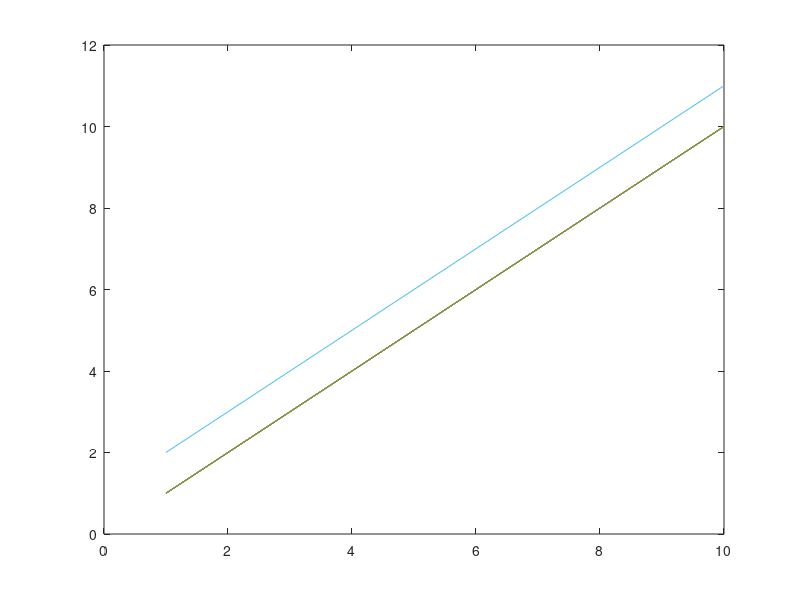

MATLAB code for this plot: (Note: this script raises an error after producing the figure.)
clear all;
close all;
clc;
addpath('fcn/aoa2');
addpath('fcn/old');
addpath('fcn/common');

data_file = '../02_v2lcDataGen/data/v2lcRun_sm3_comparisonSoA.mat';
T_s = 1/1e6; % sec
circuit_temperature = 298;
iterations = 100;
validAoAThd = 1e-7;
add_noise = 1;

sim = 0;
res = 1;
c1_arr = {'day'};
c2_arr = {'50Hz'};
c3_arr = {'clear'};

if sim == 1
    for i_c1=1:length(c1_arr)
        for i_c2=1:length(c2_arr)
            for i_c3=1:length(c3_arr)
                cond1 = c1_arr{i_c1};
                cond2 = c2_arr{i_c2};
                cond3 = c3_arr{i_c3};
                res_file  = strcat('results/aoa2_sm3_',cond1,'_',cond2,'_',cond3,'.mat');
                
                aoa2_simulate(data_file, res_file, iterations, validAoAThd, add_noise, T_s, circuit_temperature, cond1, cond2, cond3);
            end
        end
    end
end

%% results
if res == 1
    h = plot(1:10,1:10,1:10,1:10,1:10,1:10,1:10,1:10,1:10,1:10,1:10,2:11);
    colors = get(h,'Color');
    color_counter = 1;
    close; clear h
        
    for i=1:length(c2_arr)
        cond1 = c1_arr{1};
        cond2 = c2_arr{i};
        cond3 = c3_arr{1};
        res_file  = strcat('results/aoa2_sm3_',cond1,'_',cond2,'_',cond3,'.mat');

        load(res_file)

        figure
        plot_dir(vehicle.target_relative.tx1_qrx4.x,vehicle.target_relative.tx1_qrx4.y,vehicle.target_relative.heading, 100)
        axis equal; ylim([ -1 8 ]); xlim([ -1 4 ])

        ex11 = zeros(length(vehicle.target_relative.tx1_qrx4.x),size(cx11,2));
        ey11 = zeros(length(vehicle.target_relative.tx1_qrx4.x),size(cx11,2));
        ex12 = zeros(length(vehicle.target_relative.tx1_qrx4.x),size(cx11,2));
        ey12 = zeros(length(vehicle.target_relative.tx1_qrx4.x),size(cx11,2));
        ex11_maxpool = zeros(size(cx11));     ex11_avgpool = zeros(size(cx11));
        ey11_maxpool = zeros(size(cx11));     ey11_avgpool = zeros(size(cx11));
        ex12_maxpool = zeros(size(cx11));     ex12_avgpool = zeros(size(cx11));
        ey12_maxpool = zeros(size(cx11));     ey12_avgpool = zeros(size(cx11));
        k_prev = 0;
        for ik=1:length(vehicle.target_relative.tx1_qrx4.x)
            k = floor(ik/vlpDecimRate); % kth_estimation
            if(k==0)
                ex11(ik) = NaN;
                ey11(ik) = NaN;
                ex12(ik) = NaN;
                ey12(ik) = NaN;
            else
                ex11(ik,:) = ones(size(cx11(k,:)))*vehicle.target_relative.tx1_qrx4.x(ik) - cx11(k,:);
                ey11(ik,:) = ones(size(cy11(k,:)))*vehicle.target_relative.tx1_qrx4.y(ik) - cy11(k,:);
                ex12(ik,:) = ones(size(cx12(k,:)))*vehicle.target_relative.tx2_qrx3.x(ik) - cx12(k,:);
                ey12(ik,:) = ones(size(cy12(k,:)))*vehicle.target_relative.tx2_qrx3.y(ik) - cy12(k,:);
                if(k_prev~=k) && (k_prev~=0)
                    ex11_maxpool(k,:) = max(ex11((1 + ik - vlpDecimRate):ik,:),[],1);
                    ey11_maxpool(k,:) = max(ey11((1 + ik - vlpDecimRate):ik,:),[],1);
                    ex12_maxpool(k,:) = max(ex12((1 + ik - vlpDecimRate):ik,:),[],1);
                    ey12_maxpool(k,:) = max(ey12((1 + ik - vlpDecimRate):ik,:),[],1);
                    ex11_avgpool(k,:) = mean(ex11((1 + ik - vlpDecimRate):ik,:),1);
                    ey11_avgpool(k,:) = mean(ey11((1 + ik - vlpDecimRate):ik,:),1);
                    ex12_avgpool(k,:) = mean(ex12((1 + ik - vlpDecimRate):ik,:),1);
                    ey12_avgpool(k,:) = mean(ey12((1 + ik - vlpDecimRate):ik,:),1);
                end
                k_prev = k;
            end
        end
        ex11_mean = mean(ex11,2);   ey11_mean = mean(ey11,2);   ex12_mean = mean(ex12,2);   ey12_mean = mean(ey12,2);
        ex11_stdev = std(ex11,0,2); ey11_stdev = std(ey11,0,2); ex12_stdev = std(ex12,0,2); ey12_stdev = std(ey12,0,2);
        e4d_mean = sqrt(ex11_mean.^2+ey11_mean.^2+ex12_mean.^2+ey12_mean.^2);
        e4d_stdev = sqrt(ex11_stdev.^2+ey11_stdev.^2+ex12_stdev.^2+ey12_stdev.^2);
        e2d_mean = sqrt(ex11_mean.^2+ey11_mean.^2);
        e2d_stdev = sqrt(ex11_stdev.^2+ey11_stdev.^2);
        ex11_maxpool_mean = mean(ex11_maxpool,2);    ex11_maxpool_stdev = std(ex11_maxpool,0,2);
        ey11_maxpool_mean = mean(ey11_maxpool,2);    ey11_maxpool_stdev = std(ey11_maxpool,0,2);
        ex12_maxpool_mean = mean(ex12_maxpool,2);    ex12_maxpool_stdev = std(ex12_maxpool,0,2);
        ey12_maxpool_mean = mean(ey12_maxpool,2);    ey12_maxpool_stdev = std(ey12_maxpool,0,2);
        e4d_maxpool_mean = sqrt(ex11_maxpool_mean.^2+ey11_maxpool_mean.^2+ex12_maxpool_mean.^2+ey12_maxpool_mean.^2);
        e4d_maxpool_stdev = sqrt(ex11_maxpool_stdev.^2+ey11_maxpool_stdev.^2+ex12_maxpool_stdev.^2+ey12_maxpool_stdev.^2);
        ex11_avgpool_mean = mean(ex11_avgpool,2);    ex11_avgpool_stdev = std(ex11_avgpool,0,2);
        ey11_avgpool_mean = mean(ey11_avgpool,2);    ey11_avgpool_stdev = std(ey11_avgpool,0,2);
        ex12_avgpool_mean = mean(ex12_avgpool,2);    ex12_avgpool_stdev = std(ex12_avgpool,0,2);
        ey12_avgpool_mean = mean(ey12_avgpool,2);    ey12_avgpool_stdev = std(ey12_avgpool,0,2);
        e4d_avgpool_mean = sqrt(ex11_avgpool_mean.^2+ey11_avgpool_mean.^2+ex12_avgpool_mean.^2+ey12_avgpool_mean.^2);
        e4d_avgpool_stdev = sqrt(ex11_avgpool_stdev.^2+ey11_avgpool_stdev.^2+ex12_avgpool_stdev.^2+ey12_avgpool_stdev.^2);
        
        aoa2_crlb = zeros(size(cx11,1),4,4);
        for i_crlb=1:size(cx11,1)
            if(i_crlb == 1)
                aoa2_crlb(i_crlb,:,:) = NaN;
            else
                sampler = vlpDecimRate;
                x11 = mean(vehicle.target_relative.tx1_qrx4.x( ((i_crlb-1)*sampler+1):(i_crlb*sampler) ));
                y11 = mean(vehicle.target_relative.tx1_qrx4.y( ((i_crlb-1)*sampler+1):(i_crlb*sampler) ));
                x12 = mean(vehicle.target_relative.tx2_qrx3.x( ((i_crlb-1)*sampler+1):(i_crlb*sampler) ));
                y12 = mean(vehicle.target_relative.tx2_qrx3.y( ((i_crlb-1)*sampler+1):(i_crlb*sampler) ));
                
                sigmaW       = deg2rad([std(aoa_11,0,2) std(aoa_12,0,2) std(aoa_21,0,2) std(aoa_22,0,2)]);
                P            = [x11 y11 x12 y12];
                L            = vehicle.ego.width;
                aoa2_crlb(i_crlb,:,:) = aoa2_evaluate_crlb(sigmaW, P, L);
            end
        end
        crlb_4d = sqrt(abs(aoa2_crlb(:,1,1)) + abs(aoa2_crlb(:,2,2)) + abs(aoa2_crlb(:,3,3)) + abs(aoa2_crlb(:,4,4)) );
        crlb_2d = sqrt(abs(aoa2_crlb(:,1,1)) + abs(aoa2_crlb(:,2,2)) );

        figure,
        plot(vehicle.t.values,vehicle.target_relative.tx1_qrx4.x,'LineWidth',2,'Color',colors{1}), hold on
        plot(vehicle.t.values,vehicle.target_relative.tx1_qrx4.y,'LineWidth',2,'Color',colors{4})
        plot(vehicle.t.values(1:vlpDecimRate:end),cx11(:,1),'LineWidth',2,'Color',colors{2},'LineStyle','-.')
        plot(vehicle.t.values(1:vlpDecimRate:end),cy11(:,1),'LineWidth',2,'Color',colors{3},'LineStyle','-.')
        grid on
        legend('x_{11} actual','y_{11} actual','x_{11} estimated','y_{11} estimated','Location','best')
        
        figure,
        yyaxis left
        semilogy(vehicle.t.values,e2d_stdev,'LineWidth',2,'Color',colors{color_counter})
        hold on
        semilogy(vehicle.t.values(1:vlpDecimRate:end),crlb_2d,'LineWidth',2,'Color',colors{color_counter},'LineStyle','-.')

        ylim([1e-2 1e0]), grid on
        color_counter = color_counter + 1;

        yyaxis right
        load(data_file)
        power_qrx1_tx1 = channel.qrx1.power.tx1.A+channel.qrx1.power.tx1.B+channel.qrx1.power.tx1.C+channel.qrx1.power.tx1.D;
        power_qrx2_tx1 = channel.qrx2.power.tx1.A+channel.qrx2.power.tx1.B+channel.qrx2.power.tx1.C+channel.qrx2.power.tx1.D;
        power_qrx1_tx2 = channel.qrx1.power.tx2.A+channel.qrx1.power.tx2.B+channel.qrx1.power.tx2.C+channel.qrx1.power.tx2.D;
        power_qrx2_tx2 = channel.qrx2.power.tx2.A+channel.qrx2.power.tx2.B+channel.qrx2.power.tx2.C+channel.qrx2.power.tx2.D;
        plot(vehicle.t.values,power_qrx2_tx1+power_qrx2_tx2,'LineWidth',2)
        legend('\sigma_{simulated}','\sigma_{CRLB}','RX power','Location','best')
        
        ss = '\sigma';
        figure,histfit(reshape(ex11,[1 size(ex11,1)*size(ex11,2)])), legend('histogram',sprintf('%s_{x_{11}}: %.3f', ss, std(reshape(ex11,[1 size(ex11,1)*size(ex11,2)]),'omitnan')),'Location','best');
        figure,histfit(reshape(ey11,[1 size(ey11,1)*size(ey11,2)])), legend('histogram',sprintf('%s_{y_{11}}: %.3f', ss, std(reshape(ey11,[1 size(ey11,1)*size(ey11,2)]),'omitnan')),'Location','best');
        
    end
    
end
